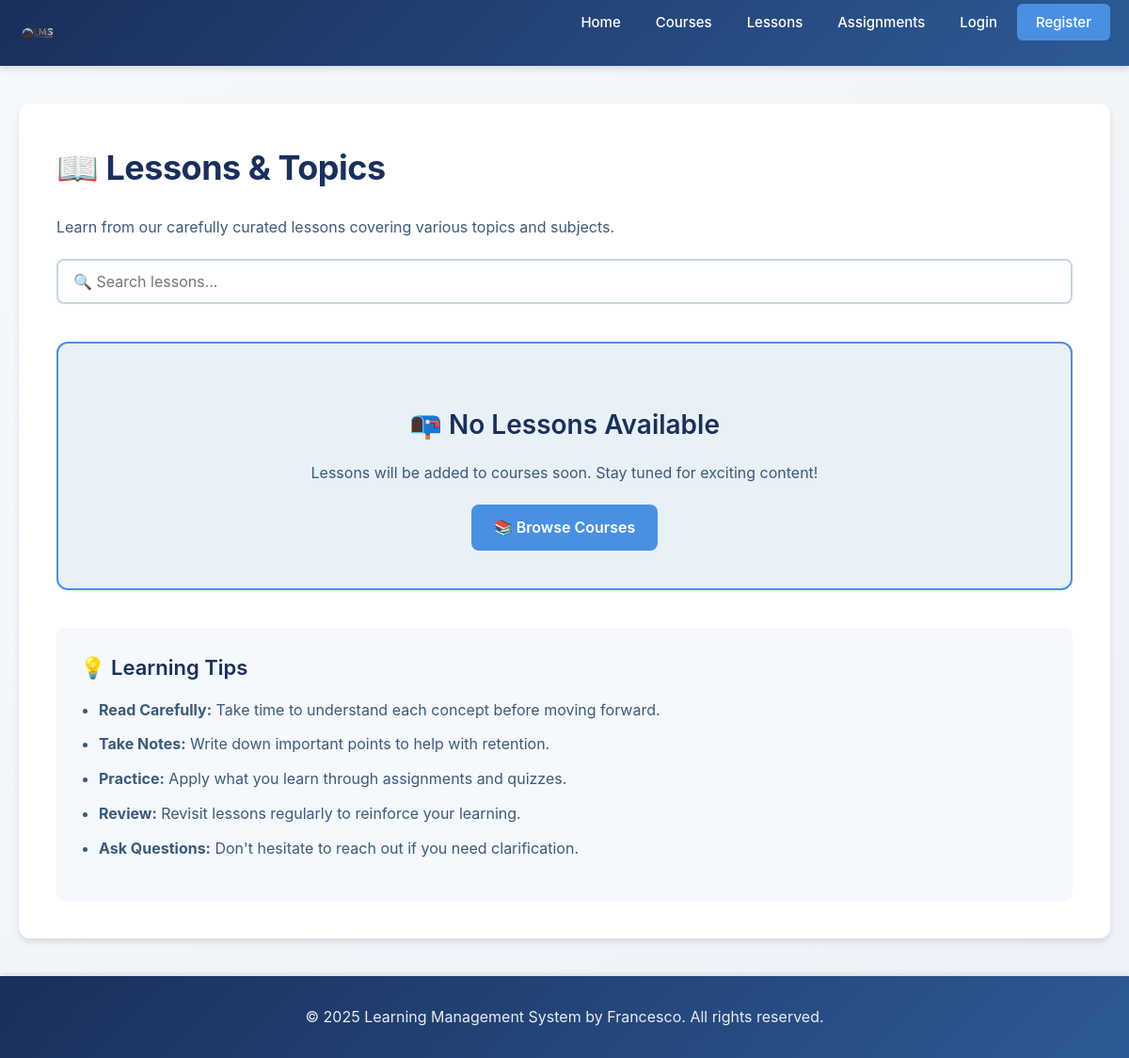
The app's page /lessons, older data.
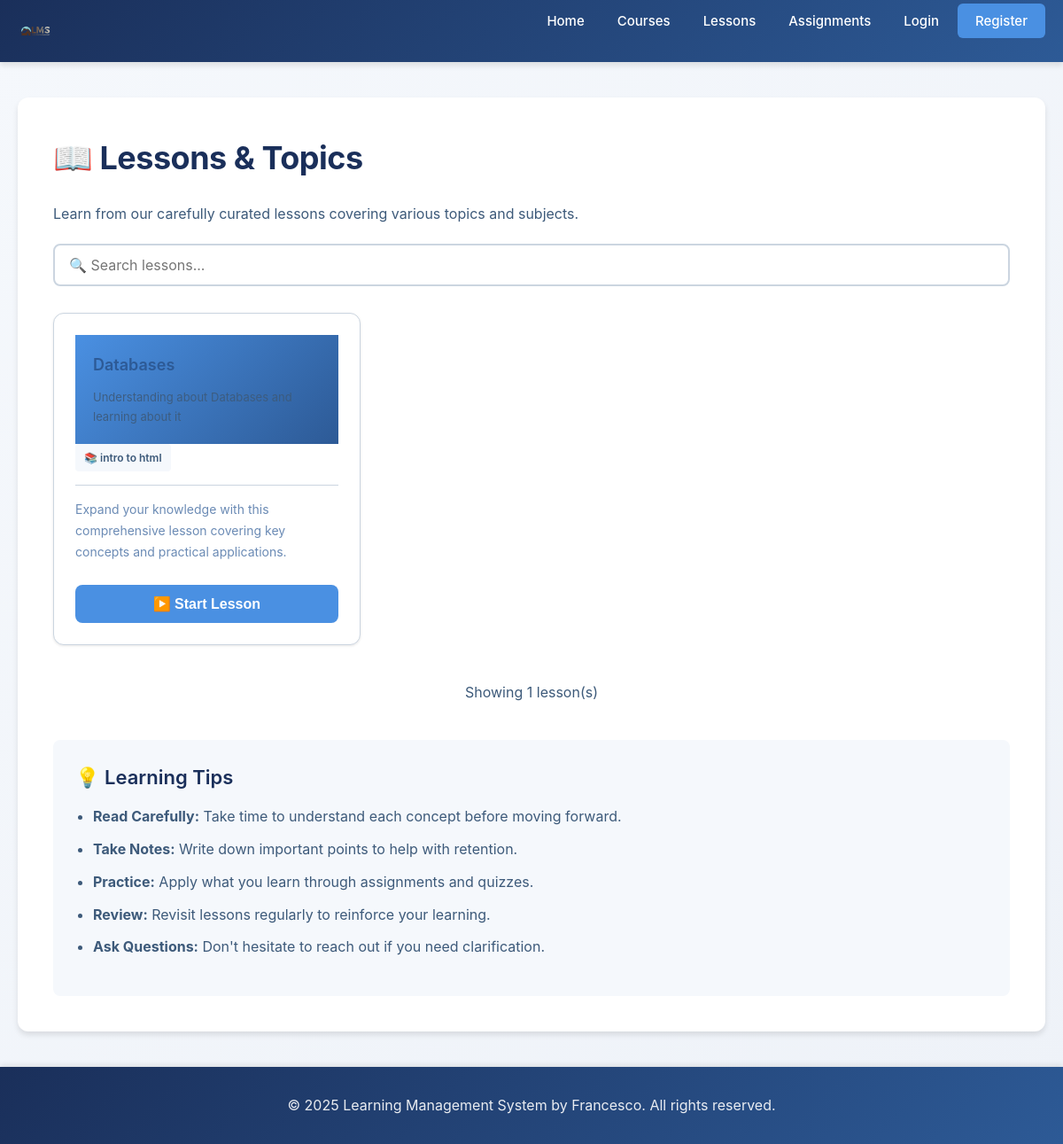
The same page, newer data.
### tables this page shows
CREATE TABLE topics (
            -- Unique identifier for each topic
            id INTEGER PRIMARY KEY AUTOINCREMENT,
            -- ID of the course this topic belongs to
            course_id INTEGER NOT NULL,
            -- Topic title (must be unique)
            title TEXT UNIQUE,
            -- Optional subtitle or description
            subtitle TEXT,
            -- Timestamp when topic was created
            created_at TIMESTAMP DEFAULT CURRENT_TIMESTAMP,
            -- Foreign key linking to courses table
            FOREIGN KEY (course_id) REFERENCES courses(id)
        );

CREATE TABLE courses (
            -- Unique identifier for each course
            id INTEGER PRIMARY KEY AUTOINCREMENT,
            -- Unique course ID number
            course_id INTEGER,
            -- Course title (must be unique)
            title TEXT NOT NULL UNIQUE,
            -- Description of what the course covers
            description TEXT,
            -- ID of the teacher who created this course
            teacher_id INTEGER,
            -- Timestamp when course was created
            created_at TIMESTAMP DEFAULT CURRENT_TIMESTAMP,
            -- Foreign key linking to the teacher user
            FOREIGN KEY (teacher_id) REFERENCES users(id)
        );

### app.py (the view)
@app.route("/lessons")
def lessons():
    try:
        conn = get_db_connection()
        cursor = conn.cursor()
        cursor.execute("""
            SELECT t.id, t.title, t.subtitle, c.title as course_title
            FROM topics t
            LEFT JOIN courses c ON t.course_id = c.id
            ORDER BY t.id DESC
        """)
        lessons_data = cursor.fetchall()
        conn.close()
    except sqlite3.OperationalError:
        lessons_data = []
    return render_template('lessons.html', lessons=lessons_data)

### app.py (called while the page is built)
def get_db_connection(db_name="lms.db"):
    conn = sqlite3.connect(db_name)
    conn.row_factory = sqlite3.Row
    return conn

### templates/lessons.html (shortened to what this page needs)
{% extends 'base.html' %}
{% block content %}
    <h1>📖 Lessons & Topics</h1>
    <p>Learn from our carefully curated lessons covering various topics and subjects.</p>
    <div style="margin: 20px 0;">
        <input type="text" id="searchInput" placeholder="🔍 Search lessons..." style="width: 100%; padding: 12px 16px; border: 2px solid var(--border-color); border-radius: 8px; font-size: 16px;">
    </div>
    {% if lessons %}
        <div style="display: grid; grid-template-columns: repeat(auto-fill, minmax(320px, 1fr)); gap: 20px; margin-top: 30px;">
            {% for lesson in lessons %}
                <div class="card lesson-card" style="transition: all 0.3s ease; cursor: pointer; overflow: hidden;">
                    <div style="background: linear-gradient(135deg, var(--accent-blue), var(--primary-blue)); padding: 20px; color: white; min-height: 100px; display: flex; flex-direction: column; justify-content: center;">
                        <h3 style="margin: 0; font-size: 18px; font-weight: 600;">{{ lesson.title }}</h3>
                        <p style="margin: 10px 0 0 0; font-size: 13px; opacity: 0.9;">{{ lesson.subtitle or 'Learn more about this topic' }}</p>
                    </div>
                    <div class="card-body">
                        <div style="display: flex; align-items: center; gap: 10px; margin-bottom: 15px; padding-bottom: 15px; border-bottom: 1px solid var(--border-color);">
                            <span style="background: var(--bg-light); padding: 5px 10px; border-radius: 4px; font-size: 12px; color: var(--medium-text); font-weight: 600;">
                                📚 {{ lesson.course_title or 'General' }}
                            </span>
                        </div>
                        <p style="color: var(--light-text); font-size: 14px; margin-bottom: 15px;">
                            Expand your knowledge with this comprehensive lesson covering key concepts and practical applications.
                        </p>
                        <button class="btn btn-primary" style="width: 100%; margin-top: 10px;">
                            ▶️ Start Lesson
                        </button>
                    </div>
                </div>
            {% endfor %}
        </div>
        <div style="margin-top: 40px; text-align: center; color: var(--light-text);">
            <p>Showing {{ lessons | length }} lesson(s)</p>
        </div>
    {% else %}
        <div style="background: #e8f0f8; border: 2px solid var(--accent-blue); padding: 40px; border-radius: 12px; text-align: center; margin-top: 40px;">
            <h2 style="color: var(--primary-navy); margin-bottom: 15px;">📭 No Lessons Available</h2>
            <p style="color: var(--medium-text); font-size: 16px; margin-bottom: 20px;">
                Lessons will be added to courses soon. Stay tuned for exciting content!
            </p>
            <a href="{{ url_for('course') }}" class="btn btn-primary">📚 Browse Courses</a>
        </div>
    {% endif %}
    <div style="margin-top: 40px; background: var(--bg-light); padding: 25px; border-radius: 8px;">
        <h3 style="color: var(--primary-navy); margin-top: 0;">💡 Learning Tips</h3>
        <ul style="color: var(--medium-text); line-height: 1.8;">
            <li><strong>Read Carefully:</strong> Take time to understand each concept before moving forward.</li>
            <li><strong>Take Notes:</strong> Write down important points to help with retention.</li>
            <li><strong>Practice:</strong> Apply what you learn through assignments and quizzes.</li>
            <li><strong>Review:</strong> Revisit lessons regularly to reinforce your learning.</li>
            <li><strong>Ask Questions:</strong> Don't hesitate to reach out if you need clarification.</li>
        </ul>
    </div>
{% endblock %}

Row changes from the older to the newer data that the page shows:
added topics: title "Databases", subtitle "Understanding about Databases and learning about it", title "intro to html"
Text that changed along with them:
{{ lessons | length }}: (not shown) → "1"
text no longer shown: "📭 No Lessons Available Lessons will be added to courses soon. Stay tuned for exciting content! 📚 Browse Courses"
text now shown: "Showing lesson(s)"
